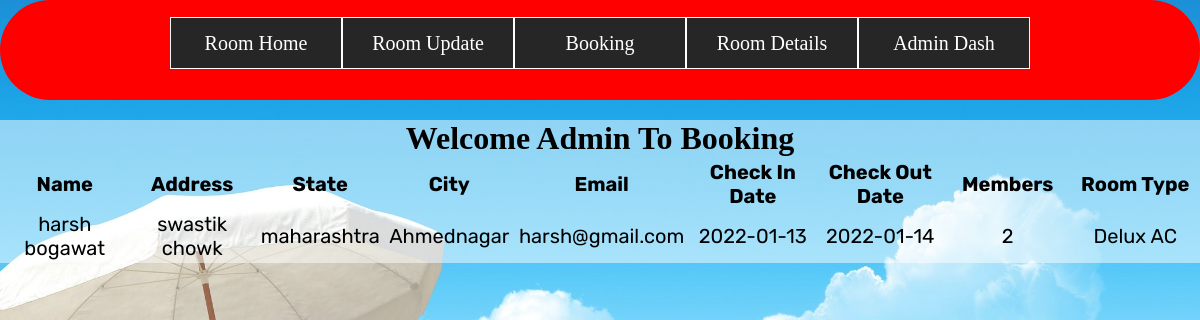
Page /admin/booking.php on the committed database.
### admin/booking.php (the view, shortened to what this page needs)
<?php
 include('../dbcon.php');
?>
<!DOCTYPE html>
<html lang="en">
<head>
    <link rel="stylesheet" href="stylee.css">
</head>
<body>
    <div class="wrapper-container">
    <div class="wrapper">
        <ul>
            <li><a href="aroom.php">Room Home</a></li>
            <li><a href="#">Room Update</a>
            </li>
            <li><a href="booking.php">Booking</a></li>
            <li><a href="aroom.php">Room Details</a></li>
            <li><a href="admindash.php">Admin Dash</a></li>
        </ul>
    </div>
    </div>
    <div class="admin-booking">
        <h1 class="admin-book">Welcome Admin To Booking <Section></Section></h1>
        <table>
            <tr>
                    <th width="10%" height="50px">Name</th>
                     <th width="10%" height="50px">Address</th>
                     <th width="10%" height="50px">State</th>
                     <th width="10%" height="50px">City</th>
                     <th width="10%" height="50px">Email</th>
                     <th width="10%" height="50px">Check In Date</th>
                     <th width="10%" height="50px">Check Out Date</th>
                     <th width="10%" height="50px">Members</th>
                     <th width="10%" height="50px">Room Type</th>
            </tr>
            <?php
               $qry="SELECT * FROM `room booking`";
               $run=mysqli_query($sql,$qry);
                 while( $row=mysqli_fetch_assoc($run))
                 {
                    $name=$row['name'];
                    $address=$row['address'];
                    $state=$row['state'];
                    $city=$row['city'];
                    $email=$row['email'];
                    $ci=$row['cin'];
                    $co=$row['cout'];
                    $members=$row['members'];
                    $roomtype=$row['roomtype'];
                    ?>
                    <tr>
                     <td width="10%" height="50px"><center><?php echo $name; ?></center></td>
                     <td width="10%" height="50px"><center><?php echo $address; ?></center></td>
                     <td width="10%" height="50px"><center><?php echo $state; ?></center></td>
                     <td width="10%" height="50px"><center><?php echo $city; ?></center></td>
                     <td width="10%" height="50px"><center><?php echo $email; ?></center></td>
                     <td width="10%" height="50px"><center><?php echo $ci; ?></center></td>
                     <td width="10%" height="50px"><center><?php echo $co; ?></center></td>
                     <td width="10%" height="50px"><center><?php echo $members; ?></center></td>
                     <td width="10%" height="50px"><center><?php echo $roomtype; ?></center></td>
                 </tr>
                    <?php
                 }
            ?>
        </table>
    </div>
</body>
</html>

### admin/stylee.css (style rules this page uses)
* { margin: 0; padding: 0; }
.wrapper { width: 860px; margin: 0 auto; }
.wrapper-container { background-color: red; width: 100%; height: 100px; position: relative; border-radius: 50px; }
.wrapper ul { list-style: none; padding-top: 2%; }
.wrapper ul li { background: #262626; width: 170px; border: 1px solid #fff; height: 50px; line-height: 50px; text-align: center; float: left; position: relative; }
.wrapper ul li a { color: #fff; font-size: 20px; text-decoration: none; }

### admin/booking.php (style rules this page uses)
.admin-booking { background:rgba(255,255,255,0.5); }
.admin-booking h1 { text-align:center; margin-top: 20px; }
body::before { position: absolute; content: ""; height: 100%; width: 100%; z-index: -1; opacity: 0.89; background: url('../img/adminhotel2.jpg') center center/cover no-repeat; }
.admin-booking table tr { font-size:20px; font-family: 'Rubik', sans-serif; }

### rows in the picture
room booking: name "harsh bogawat", address "swastik chowk", state "maharashtra", city "Ahmednagar", email "harsh@gmail.com", cin "2022-01-13", cout "2022-01-14", members "2", roomtype "Delux AC"
